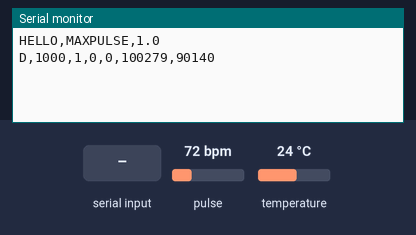
The program below on a simulated SparkFun Pro Micro, built with avr-gcc and run on an emulated ATmega32U4. On the bench: the last lines printed to the serial monitor. The inputs (shaded band) are chosen by the test bench; at power-on: pulse 72 bpm, temperature 24 °C.

Above: at 1.2 s.
1.3 s: "STATUS\n" received over Serial
At 1.55 s:
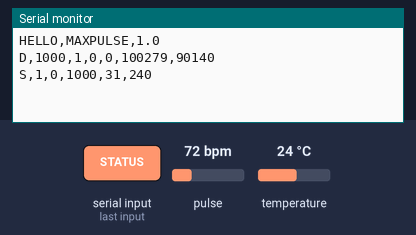
3.1 s: "START\n" received over Serial
At 4.46 s:
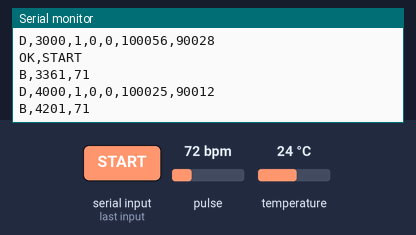
4.6 s: "STOP\n" received over Serial
At 5.0 s:
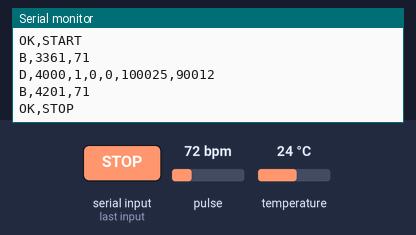
6.1 s: "RAW ON\n" received over Serial
At 7.3 s:
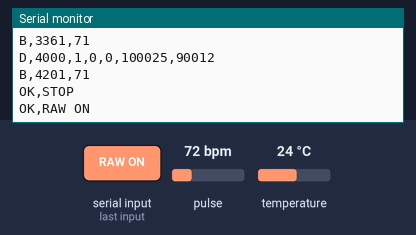
7.6 s: "RAW OFF\n" received over Serial
At 8.5 s:
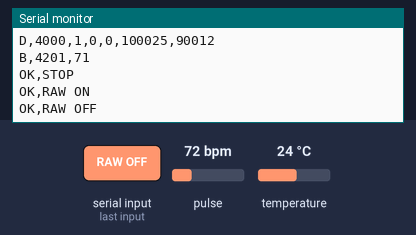
9.1 s: "RATE \n" received over Serial
At 9.6 s:
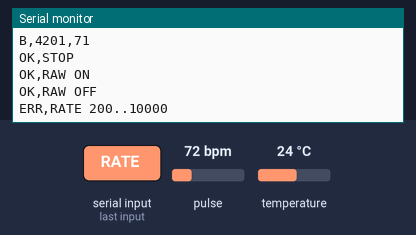
Timing chart, 0 to 11.6 s (numbered marks = the images above; inputs shaded):
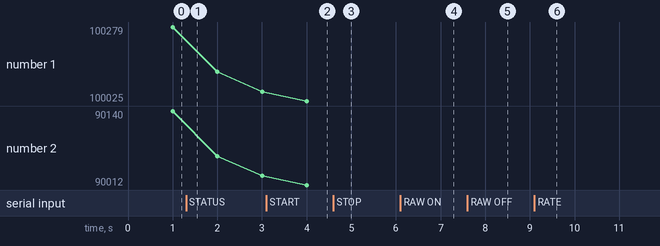

The program:

main.cpp
```cpp
/*
  MaxPulse — Arduino Pro Micro + MAX30102, обмен с ПК по USB (COM-порт).

  Подключение:  MAX30102 SDA → пин 2 (SDA)   SCL → пин 3 (SCL)   VIN → VCC   GND → GND

  Протокол — текстовые строки, оканчиваются \n (можно смотреть в мониторе порта Arduino IDE).

  Arduino → ПК:
    HELLO,MAXPULSE,<версия>                        приветствие (при старте и на PING)
    D,<мс>,<палец 0/1>,<пульс>,<SpO2>,<IR>,<RED>   сводка раз в RATE мс (0 = нет значения)
    B,<мс>,<мгновенный пульс>                      каждый удар сердца
    R,<мс>,<IR>,<RED>                              сырой сигнал 100 Гц (если RAW ON)
    S,<run>,<raw>,<rate>,<led>,<temp*10>           состояние (на STATUS)
    OK,<команда> / ERR,<причина>

  ПК → Arduino:
    PING | STATUS | START | STOP | RAW ON | RAW OFF | RATE <200..10000> | LED <0..255>
*/
#include <Arduino.h>
#include <Wire.h>
#include <MAX30105.h>
#include <heartRate.h>

#define FW_VERSION "1.0"
#define FINGER_IR 50000UL   // ниже — датчик не касается кожи
#define BEATS 8

MAX30105 sensor;
bool sensorOk = false, running = true, rawOn = false;
uint16_t rateMs = 1000;
uint8_t ledPower = 0x1F;

uint8_t beatBpm[BEATS];
uint8_t beatCount = 0, beatPos = 0;
uint32_t lastBeat = 0, lastSummary = 0;
uint32_t lastIr = 0, lastRed = 0;
bool finger = false;

// окно между ударами для оценки SpO2
uint32_t irMin, irMax, redMin, redMax;
uint32_t irSum, redSum;  // суммы /16, чтобы не переполнить 32 бита
uint16_t winN;
float spo2Avg = 0;

char line[24];
uint8_t lineLen = 0;

void resetWindow() { irMin = redMin = 0xFFFFFFFF; irMax = redMax = 0; irSum = redSum = 0; winN = 0; }

void configureSensor() {
  // яркость, усреднение 4, Red+IR, 400 Гц/4 = 100 отсчётов/с, 411 мкс, диапазон 16384
  sensor.setup(ledPower, 4, 2, 400, 411, 16384);
}

void hello() { Serial.print(F("HELLO,MAXPULSE," FW_VERSION "\n")); }

uint8_t medianBpm() {
  uint8_t t[BEATS], n = beatCount;
  for (uint8_t i = 0; i < n; i++) t[i] = beatBpm[i];
  for (uint8_t i = 1; i < n; i++)
    for (uint8_t j = i; j > 0 && t[j - 1] > t[j]; j--) { uint8_t x = t[j]; t[j] = t[j - 1]; t[j - 1] = x; }
  return n ? t[n / 2] : 0;
}

bool stable() { return beatCount >= 4 && lastBeat && millis() - lastBeat < 3000; }

void status() {
  int16_t temp = sensorOk ? (int16_t)(sensor.readTemperature() * 10) : 0;
  Serial.print(F("S,")); Serial.print(running); Serial.print(','); Serial.print(rawOn); Serial.print(',');
  Serial.print(rateMs); Serial.print(','); Serial.print(ledPower); Serial.print(','); Serial.print(temp); Serial.print('\n');
}

void command(char *c) {
  for (char *p = c; *p; p++) *p = toupper(*p);
  if (!strcmp(c, "PING")) { hello(); return; }
  if (!strcmp(c, "STATUS")) { status(); return; }
  if (!strcmp(c, "START")) running = true;
  else if (!strcmp(c, "STOP")) running = false;
  else if (!strcmp(c, "RAW ON")) rawOn = true;
  else if (!strcmp(c, "RAW OFF")) rawOn = false;
  else if (!strncmp(c, "RATE ", 5)) {
    long v = atol(c + 5);
    if (v < 200 || v > 10000) { Serial.print(F("ERR,RATE 200..10000\n")); return; }
    rateMs = v;
  } else if (!strncmp(c, "LED ", 4)) {
    long v = atol(c + 4);
    if (v < 0 || v > 255) { Serial.print(F("ERR,LED 0..255\n")); return; }
    ledPower = v;
    if (sensorOk) configureSensor();
  } else { Serial.print(F("ERR,UNKNOWN ")); Serial.print(c); Serial.print('\n'); return; }
  Serial.print(F("OK,")); Serial.print(c); Serial.print('\n');
}

void readCommands() {
  while (Serial.available()) {
    char ch = Serial.read();
    if (ch == '\r') continue;
    if (ch == '\n') { line[lineLen] = 0; if (lineLen) command(line); lineLen = 0; }
    else if (lineLen < sizeof(line) - 1) line[lineLen++] = ch;
  }
}

void processSample(uint32_t ir, uint32_t red) {
  uint32_t now = millis();
  lastIr = ir; lastRed = red;
  if (rawOn && running) {
    Serial.print(F("R,")); Serial.print(now); Serial.print(','); Serial.print(ir); Serial.print(','); Serial.print(red); Serial.print('\n');
  }
  if (ir < FINGER_IR) {
    finger = false; beatCount = 0; beatPos = 0; lastBeat = 0; spo2Avg = 0; resetWindow();
    return;
  }
  finger = true;
  if (ir < irMin) irMin = ir;
  if (ir > irMax) irMax = ir;
  if (red < redMin) redMin = red;
  if (red > redMax) redMax = red;
  irSum += ir >> 4; redSum += red >> 4; winN++;

  if (checkForBeat(ir)) {
    if (lastBeat) {
      float bpm = 60000.0 / (now - lastBeat);
      if (bpm >= 30 && bpm <= 220) {
        beatBpm[beatPos] = (uint8_t)bpm; beatPos = (beatPos + 1) % BEATS;
        if (beatCount < BEATS) beatCount++;
        if (running) { Serial.print(F("B,")); Serial.print(now); Serial.print(','); Serial.print((int)bpm); Serial.print('\n'); }
        if (winN > 10 && irMax > irMin && redMax > redMin) {
          float irDC = (float)irSum * 16 / winN, redDC = (float)redSum * 16 / winN;
          float R = ((redMax - redMin) / redDC) / ((irMax - irMin) / irDC);
          float s = 110.0 - 25.0 * R;
          if (s >= 70 && s <= 100) spo2Avg = spo2Avg == 0 ? s : spo2Avg * 0.8 + s * 0.2;
        }
      }
    }
    lastBeat = now;
    resetWindow();
  }
}

void summary() {
  bool st = finger && stable();
  Serial.print(F("D,")); Serial.print(millis()); Serial.print(','); Serial.print(finger); Serial.print(',');
  Serial.print(st ? medianBpm() : 0); Serial.print(','); Serial.print(st && spo2Avg > 0 ? (int)(spo2Avg + 0.5) : 0);
  Serial.print(','); Serial.print(lastIr); Serial.print(','); Serial.print(lastRed); Serial.print('\n');
}

void setup() {
  Serial.begin(115200);
  uint32_t t0 = millis();
  while (!Serial && millis() - t0 < 3000) {}  // ждём открытия порта, но не вечно
  Wire.begin();
  Wire.setClock(400000);
  sensorOk = sensor.begin(Wire, I2C_SPEED_FAST);
  if (sensorOk) { configureSensor(); sensor.enableDIETEMPRDY(); }
  resetWindow();
  hello();
  if (!sensorOk) Serial.print(F("ERR,SENSOR_NOT_FOUND\n"));
}

void loop() {
  readCommands();
  if (!sensorOk) {
    static uint32_t lastTry = 0;
    if (millis() - lastTry > 3000) {   // пробуем переподключить датчик
      lastTry = millis();
      sensorOk = sensor.begin(Wire, I2C_SPEED_FAST);
      if (sensorOk) { configureSensor(); Serial.print(F("OK,SENSOR_FOUND\n")); }
      else Serial.print(F("ERR,SENSOR_NOT_FOUND\n"));
    }
    return;
  }
  sensor.check();
  while (sensor.available()) {
    processSample(sensor.getFIFOIR(), sensor.getFIFORed());
    sensor.nextSample();
  }
  if (running && millis() - lastSummary >= rateMs) { lastSummary = millis(); summary(); }
}
```

Measured:
- after the input at 1.3 s, the serial monitor: prints a new line at once (image 1)
- after the input at 3.1 s, the serial monitor: prints a new line at once (image 2)
- after the input at 4.6 s, the serial monitor: prints a new line at once (image 3)
- after the input at 6.1 s, the serial monitor: prints a new line at once (image 4)
- after the input at 7.6 s, the serial monitor: prints a new line at once (image 5)
- after the input at 9.1 s, the serial monitor: prints a new line at once (image 6)
